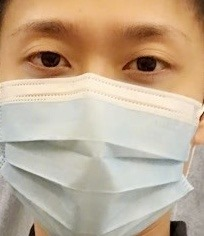
#> input picture Preprocessing/Gambar.jpg, 204 x 236 px
$ python Rotation.py
#> lines starting #> are read from the running program, lines starting #| are printed output that depends on the picture
import numpy as np
import cv2

def perform_rotation(image_path, angle_degrees):
    # Membaca gambar
#> called with image_path = 'Gambar.jpg', angle_degrees = 90
    image = cv2.imread(image_path)
#> image is the input picture: shape (236, 204, 3); mean B, G, R 147.6, 171.6, 192.3

    # Memeriksa apakah gambar berhasil dimuat
    if image is not None:
        # Mengonversi gambar menjadi larik NumPy
        image_array = np.array(image)

        # Mendapatkan tinggi dan lebar gambar
        height, width, channels = image_array.shape
#> height = 236; width = 204; channels = 3

        # Mengonversi sudut ke dalam radian
        angle_radians = np.deg2rad(angle_degrees)

        # Menghitung dimensi baru gambar untuk menyesuaikan gambar yang sudah dirotasi
        new_width = int(np.round(width * abs(np.cos(angle_radians)) + height * abs(np.sin(angle_radians))))
#> new_width = 236
        new_height = int(np.round(width * abs(np.sin(angle_radians)) + height * abs(np.cos(angle_radians))))
#> new_height = 204

        # Membuat kanvas kosong untuk gambar yang sudah dirotasi
        rotated_image = np.zeros((new_height, new_width, channels), dtype=np.uint8)

        # Menghitung pusat gambar asli
        center_x = width // 2
#> center_x = 102
        center_y = height // 2
#> center_y = 118

        # Melakukan rotasi dengan mengulang setiap piksel
        for y in range(new_height):
            for x in range(new_width):
                # Menghitung koordinat pada gambar asli
                original_x = int((x - new_width / 2) * np.cos(angle_radians) -
                                  (y - new_height / 2) * np.sin(angle_radians) + center_x)
                original_y = int((x - new_width / 2) * np.sin(angle_radians) +
                                  (y - new_height / 2) * np.cos(angle_radians) + center_y)

                # Memeriksa apakah koordinat asli berada dalam batas
                if 0 <= original_x < width and 0 <= original_y < height:
                    rotated_image[y, x] = image_array[original_y, original_x]
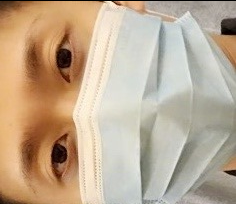
#> rotated_image: shape (204, 236, 3); mean B, G, R 147, 170.9, 191.5

        # Menampilkan gambar asli dan gambar yang sudah dirotasi
        cv2.imshow("Gambar Asli", image_array)
        cv2.imshow("Gambar yang Sudah Dirotasi", rotated_image)
        cv2.waitKey(0)
        cv2.destroyAllWindows()
    else:
        print("Gagal memuat gambar.")

perform_rotation("Gambar.jpg", 90)
